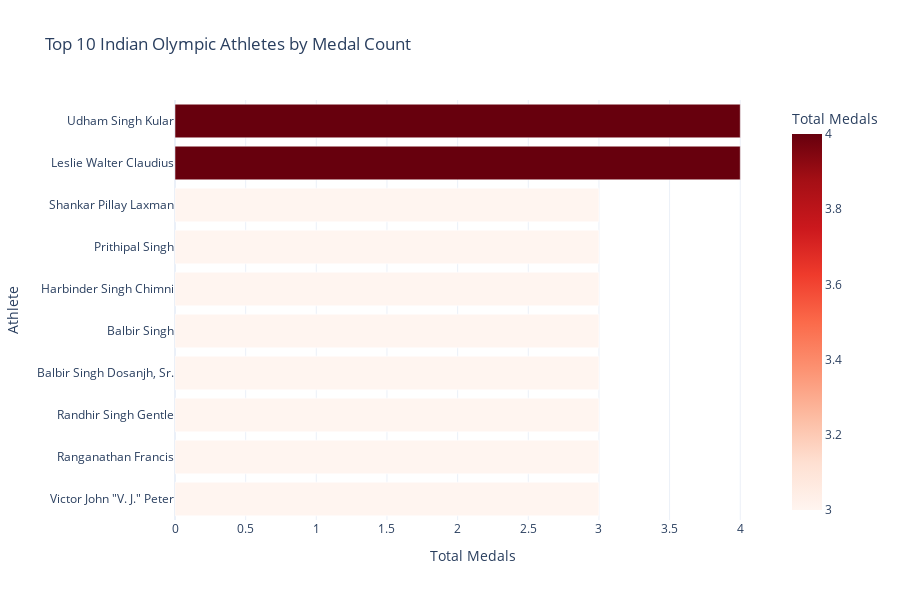

Write notebook code for a chart like this one.
### Markdown cell above
### 3.4 Top Athletes

### Code cell
# Top athletes by medal count
athlete_medals = india_df[india_df['Medal'] != 'No Medal'].groupby(['Name', 'Sport']).agg({
    'Medal_Won': 'sum',
    'Year': lambda x: ', '.join(map(str, sorted(x.unique())))
}).reset_index()
athlete_medals.columns = ['Name', 'Sport', 'Total_Medals', 'Olympic_Years']
athlete_medals = athlete_medals.sort_values('Total_Medals', ascending=False)

print("Top 15 Indian Athletes by Medal Count:")
print(athlete_medals.head(15).to_string(index=False))

# Visualize top 10 athletes
top_athletes = athlete_medals.head(10)
fig = px.bar(top_athletes, x='Total_Medals', y='Name',
             orientation='h',
             title='Top 10 Indian Olympic Athletes by Medal Count',
             labels={'Total_Medals': 'Total Medals', 'Name': 'Athlete'},
             color='Total_Medals',
             color_continuous_scale='Reds',
             hover_data=['Sport', 'Olympic_Years'])
fig.update_layout(showlegend=False, template='plotly_white', height=600, yaxis={'categoryorder':'total ascending'})
fig.show()

### Figure 1 — Plotly figure (JSON) as saved in the notebook; plotly's stock layout.template omitted (floating-point values rounded to 4 significant figures)
{"data": [{"alignmentgroup": "True", "customdata": [["Hockey", "1948, 1952, 1956, 1960"], ["Hockey", "1952, 1956, 1960, 1964"], ["Hockey", "1960, 1964, 1968"], ["Hockey", "1948, 1952, 1956"], ["Hockey", "1948, 1952, 1956"], ["Hockey", "1948, 1952, 1956"], ["Hockey", "1968"], ["Hockey", "1964, 1968, 1972"], ["Hockey", "1960, 1964, 1968"], ["Hockey", "1956, 1960, 1964"]], "hovertemplate": "Total Medals=%{marker.color}<br>Athlete=%{y}<br>Sport=%{customdata[0]}<br>Olympic_Years=%{customdata[1]}<extra></extra>", "legendgroup": "", "marker": {"color": [4, 4, 3, 3, 3, 3, 3, 3, 3, 3], "coloraxis": "coloraxis", "pattern": {"shape": ""}}, "name": "", "offsetgroup": "", "orientation": "h", "showlegend": false, "textposition": "auto", "type": "bar", "x": [4, 4, 3, 3, 3, 3, 3, 3, 3, 3], "xaxis": "x", "y": ["Leslie Walter Claudius", "Udham Singh Kular", "Victor John \"V. J.\" Peter", "Ranganathan Francis", "Randhir Singh Gentle", "Balbir Singh Dosanjh, Sr.", "Balbir Singh", "Harbinder Singh Chimni", "Prithipal Singh", "Shankar Pillay Laxman"], "yaxis": "y"}], "layout": {"barmode": "relative", "coloraxis": {"colorbar": {"title": {"text": "Total Medals"}}, "colorscale": [[0, "rgb(255,245,240)"], [0.125, "rgb(254,224,210)"], [0.25, "rgb(252,187,161)"], [0.375, "rgb(252,146,114)"], [0.5, "rgb(251,106,74)"], [0.625, "rgb(239,59,44)"], [0.75, "rgb(203,24,29)"], [0.875, "rgb(165,15,21)"], [1, "rgb(103,0,13)"]]}, "height": 600, "legend": {"tracegroupgap": 0}, "showlegend": false, "title": {"text": "Top 10 Indian Olympic Athletes by Medal Count"}, "xaxis": {"anchor": "y", "domain": [0, 1], "title": {"text": "Total Medals"}}, "yaxis": {"anchor": "x", "categoryorder": "total ascending", "domain": [0, 1], "title": {"text": "Athlete"}}}}
